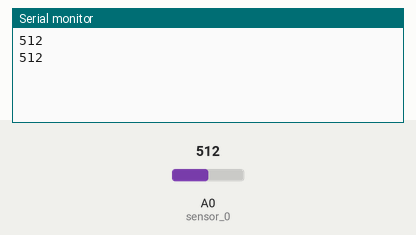
The sketch below on a simulated Arduino Uno, built with avr-gcc and run on an emulated ATmega328P. Shown: the last lines printed to the serial monitor. The inputs (shaded band) are chosen by the test bench; at power-on: A0 (sensor_0) = 512.

Above: at 1.8 s.
1.9 s: A0 (sensor_0) set to 716
At 2.8 s:
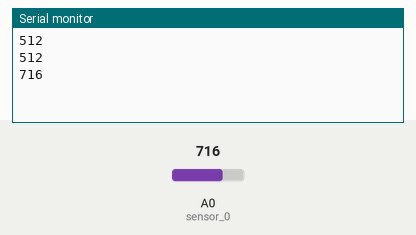
3.4 s: A0 (sensor_0) set to 900
At 4.8 s:
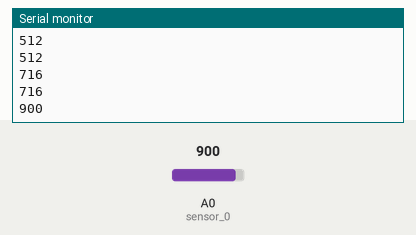
Timing chart, 0 to 6.4 s (numbered marks = the images above; inputs shaded):
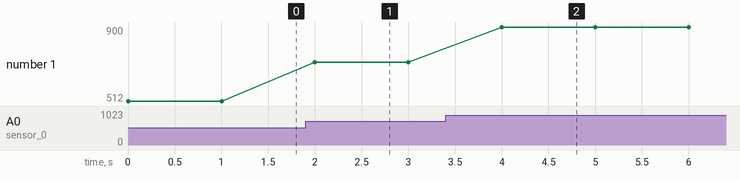

The sketch:

testeSensores.ino
```cpp
///////////
//Defines//
///////////

#define LIMIAR_SENSORES 300
#define CPD 166
#define CP 55


//#define TESTE_SENSORES

#define PRINCIPAL

//#define MOSTRAR_VALORES


/////////////////

//Dados globais//

////////////////

//Sensores//
int sensor_0 = A0;
//int sensor_1 = A1;
//int sensor_2 = A2;
//int sensor_3 = A3;
//int sensor_4 = A4;

uint8_t array_sensores = 0;

int leitura0;
int leitura1;
int leitura2;
int leitura3;
int leitura4;


//////////////////////////////////////////////////////////////////
/////////////////Bloco das funções no plano//////////////////////
/////////////////////////////////////////////////////////////////

void setup() {

  Serial.begin(9600);
//  pinMode(13, OUTPUT);

}

void loop() {

  leitura0 = analogRead(sensor_0);
  Serial.print(leitura0);
  Serial.println();
  delay(1000);
//  leitura1 = analogRead(sensor_1);
//
//  leitura2 = analogRead(sensor_2);
//
//  leitura3 = analogRead(sensor_3);
//
//  leitura4 = analogRead(sensor_4);

  }

  //teste sensores//

#ifdef TESTE_SENSORES

//  Serial.print(leitura0);
//  Serial.print("\t");
//
//  Serial.print(leitura1);
//  Serial.print("\t");
//
//  Serial.print(leitura2);
//  Serial.print("\t");
//
//  Serial.print(leitura3);
//  Serial.print("\t");
//
//  Serial.print(leitura4);
//  Serial.print("\t");
//
//  Serial.println();
#endif
```

Measured:
- after the input at 1.9 s, the serial monitor: prints a new line after 0.10 s (image 1)
- after the input at 3.4 s, the serial monitor: prints a new line after 0.60 s (image 2)
- plotted number 1: 512 → 716 after the input at 1.9 s, 716 → 900 after the input at 3.4 s
